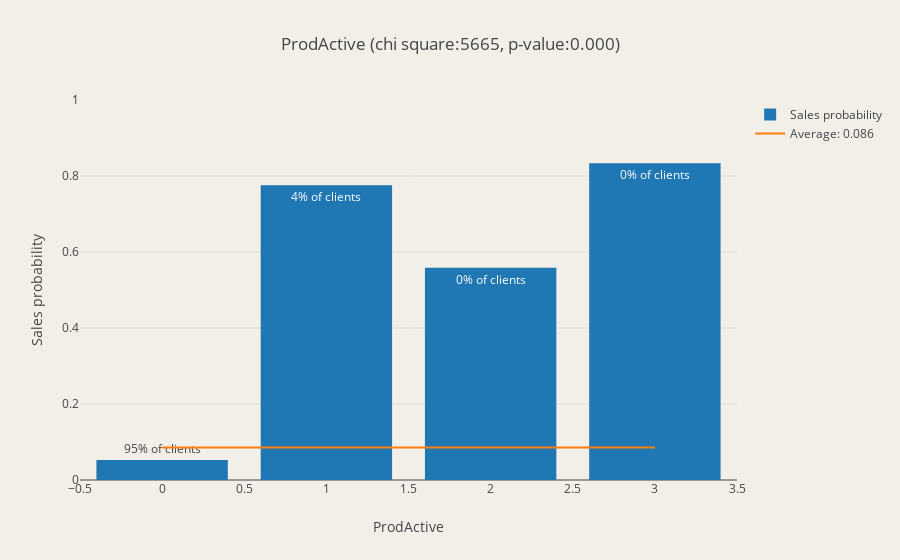

The notebook cell saved with this chart:
### Markdown cell above
### ProdActive ###

Number of active products

### Code cell
chi, pval, fig = analyze_feature('ProdActive', db1, categorical=False)
scores['ProdActive'] = (chi, pval)
iplot(fig)

### Figure 1 — Plotly figure (JSON) as saved in the notebook; plotly's stock layout.template omitted (floating-point values rounded to 4 significant figures)
{"data": [{"error_y": {"array": [0.2235, 0.4174, 0.5002, 0.4082], "type": "data", "visible": false}, "name": "Sales probability", "text": ["95% of clients", "4% of clients", "0% of clients", "0% of clients"], "type": "bar", "x": [0, 1, 2, 3], "y": [0.05271, 0.7756, 0.5588, 0.8333]}, {"mode": "lines", "name": "Average: 0.086", "type": "scatter", "x": [0, 3], "y": [0.08575, 0.08575]}], "layout": {"barmode": "group", "paper_bgcolor": "rgb(241,239,232)", "plot_bgcolor": "rgb(241,239,232)", "title": "ProdActive (chi square:5665, p-value:0.000)", "xaxis": {"title": "ProdActive"}, "yaxis": {"range": [0, 1], "title": "Sales probability"}}}
